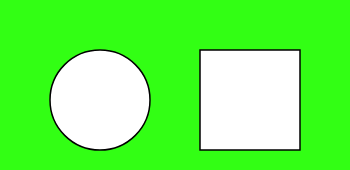
Frame 1 (no input)
Frame 60 (no input): identical to frame 1, image omitted
Frame 120 (the mouse pressed at the canvas centre since frame 60): identical to frame 1, image omitted

The p5.js sketch that drew this single still picture (run headless with seeded random() and noise() and a simulated clock; from frame 60 on, the mouse is pressed at the canvas centre):

// p5.js sketch
// ── sketch.js
function setup() {
  createCanvas(350,170);
  colorMode(RGB);
  angleMode(DEGREES);
}

function draw() {
  background(50, 300, 20);

  stroke(0);
  strokeWeight(1.5);

  fill(255);
  circle(100,100,100);

  rectMode(CENTER);
  rect(250,100,100,100);

  
}
